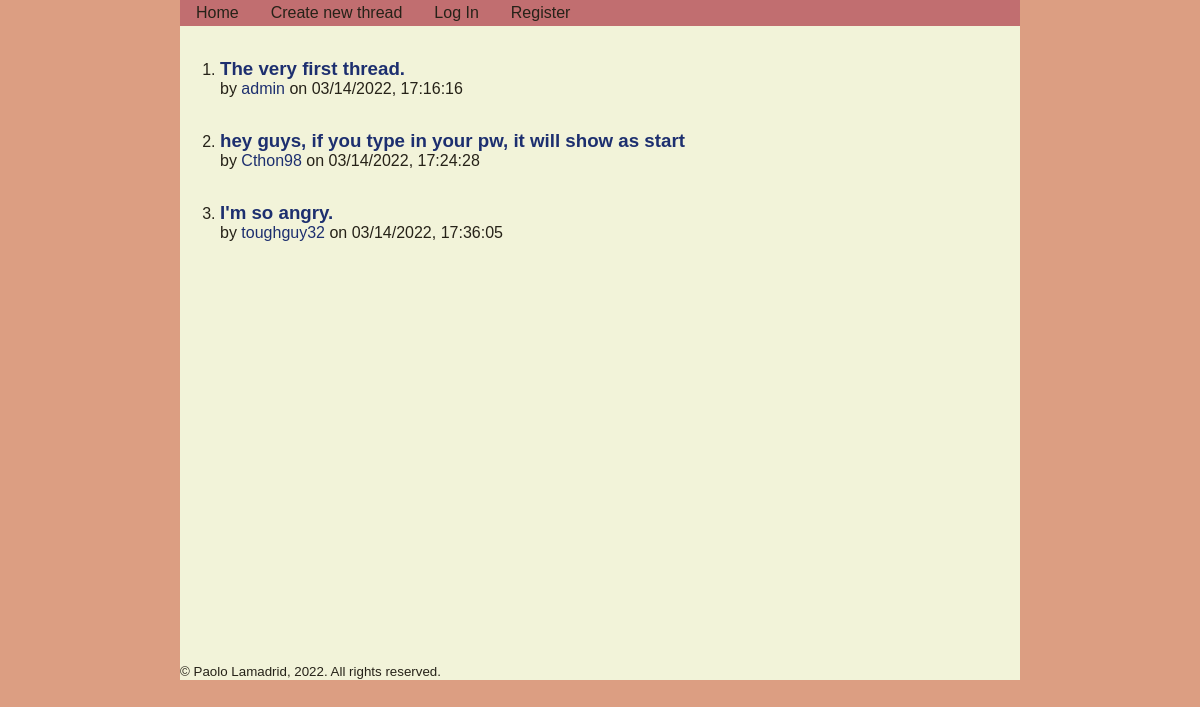
The page / on the database its author committed.
### tables this page shows
CREATE TABLE threads
(
    thread_id INTEGER PRIMARY KEY AUTOINCREMENT,
    title TEXT NOT NULL,
    body TEXT NOT NULL,
    date_created TEXT NOT NULL,
    user_poster TEXT NOT NULL
);

### thread/views.py (the view)
@thread_bp.route("/")
def index():
    db = get_db()
    threads = db.execute("""
        SELECT * FROM threads;
    """).fetchall()
    return render_template("index.html", threads=threads)

### app.py (called while the page is built)
@app.before_request
def load_logged_in_user():
    g.user = session.get("username", None)
    g.is_admin = session.get("is_admin", False)

### database.py (called while the page is built)
def get_db():
    if "db" not in g:
        g.db = sqlite3.connect(DATABASE,
            detect_types=sqlite3.PARSE_DECLTYPES
        )
        g.db.row_factory = sqlite3.Row
    return g.db

### thread/templates/thread/index.html (shortened to what this page needs)
{% extends 'base.html' %}
{% block main_content %}
<ol>
{% for thread in threads %}
    <li class="thread_thumbnail">
        <h3>
            <a href="{{ url_for('.thread', thread_id=thread['thread_id']) }}">
                {{ thread["title"] }}
            </a>
        </h3>
        <p>
            by <a href="{{ url_for('user.user_profile', username=thread['user_poster']) }}">{{ thread["user_poster"] }}</a> on {{ thread["date_created"] }}
        </p>
    </li>
{% endfor %}
</ol>
{% endblock %}

### static/styles.css (style rules this page uses)
:root { font-size: 16px; --bgcolor: #DC9E82; --txtcolor: #262218; --bodycolor: #F2F3D9; --linkcolor: #1D2F6F; --warningcolor: #C1292E; --accentcolor: #C16E70; background-color: var(--bgcolor); }
body { background-color: var(--bodycolor); color: var(--txtcolor); font-family: 'Montserrat', Arial, sans-serif; font-size: 1rem; width: 70%; margin: auto auto; }
a { text-decoration: none; color: var(--linkcolor); }
.thread_thumbnail h3, .thread_detailed h1 { margin-top: 2rem; margin-bottom: 0; }
.thread_thumbnail p, .thread_detailed p { margin: 0; }

### rows shown on the page
threads: title "The very first thread.", user_poster "admin", date_created "03/14/2022, 17:16:16"
threads: title "hey guys, if you type in your pw, it will show as start", user_poster "Cthon98", date_created "03/14/2022, 17:24:28"
threads: title "I'm so angry.", user_poster "toughguy32", date_created "03/14/2022, 17:36:05"
